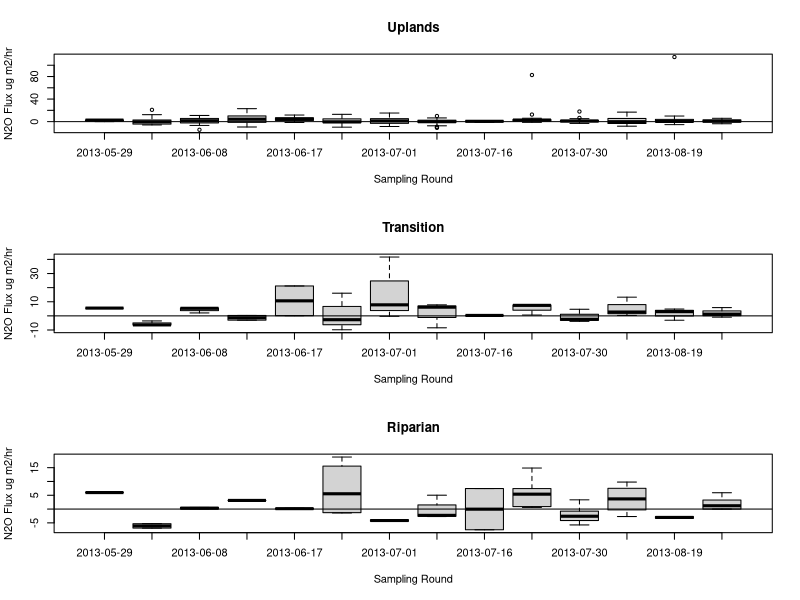
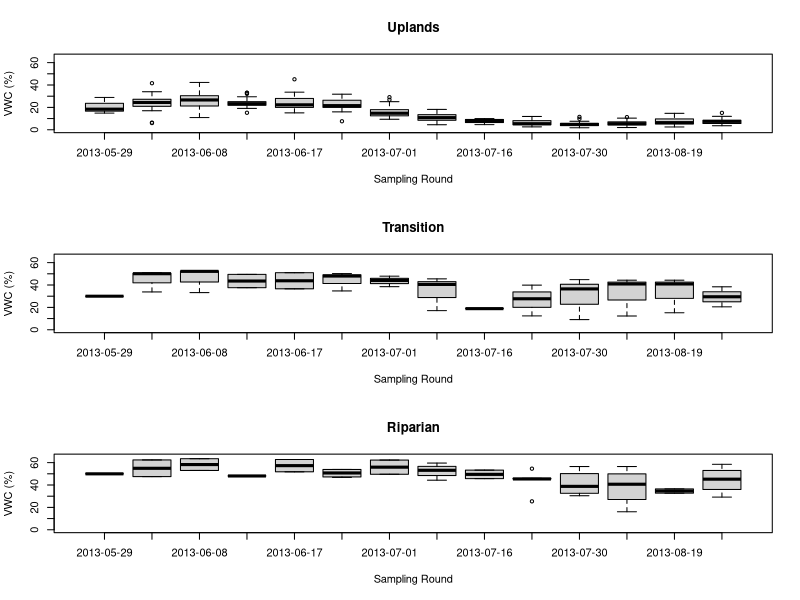

Reproduce these figures in R, in order.
#analyze and create figures for N2O paper

setwd("~/Documents/GitRepos/GasProj/")

data<- read.csv("Data/GHG_data.csv")
rounds<- read.csv("Data/SamplingRounds.csv")#, stringsAsFactors=FALSE)

#------------ Clean Data -------------------------------
data$r.date = as.character(data$date) 
data$r.date = as.Date(data$date,format = "%m/%d/%y" )
rounds$r.start = as.Date(rounds$start,format = "%m/%d/%y")
rounds$r.end = as.Date(rounds$end,format = "%m/%d/%y" )

data$N2O_fluxNug=data$N2O_fluxmg*1000*((14.007*2)/((14.007*2)+15.99))

#subset to 2013
data13 <- data[ which(data$year==2013), ]
#create a column that uses the rounds.csv to classify measurements by sampling round
for (i in 1:559){
  for(j in 1:14){
    if (data13$r.date[i]>=rounds$r.start[j] & data13$r.date[i]<=rounds$r.end[j]) 
      data13$smplrnd[i]<-rounds$Round[j]
    if(data13$r.date[i]<rounds$r.start[1])
      data13$smplrnd[i]<-0
  }}
# use subset function remove sites without trace gases
subdata <- subset(data13, code < 7)
subdata <-subset(subdata, !is.na(N2O_fluxNug))

uplands<-subset(subdata, category == 'upland')
riparian<-subset(subdata, category == 'riparian')
transition<-subset(subdata, category == 'transition')


par(mfrow=c(3,1))
boxplot(N2O_fluxNug~smplrnd,data=uplands, main="Uplands",
        xlab="Sampling Round", ylab="N2O Flux ug m2/hr", names=rounds$r.start)
  abline(h=0)
boxplot(N2O_fluxNug~smplrnd,data=transition, main="Transition",
        xlab="Sampling Round", ylab="N2O Flux ug m2/hr", names=rounds$r.start)
  abline(h=0)
boxplot(N2O_fluxNug~smplrnd,data=riparian, main="Riparian",
        xlab="Sampling Round", ylab="N2O Flux ug m2/hr", names=rounds$r.start)
  abline(h=0)
  
  
par(mfrow=c(3,1))
boxplot(VWC~smplrnd,data=uplands, main="Uplands",
          xlab="Sampling Round", ylab="VWC (%)", names=rounds$r.start, ylim=c(0,65))
boxplot(VWC~smplrnd,data=transition, main="Transition",
          xlab="Sampling Round", ylab="VWC (%)", names=rounds$r.start, ylim=c(0,65))
boxplot(VWC~smplrnd,data=riparian, main="Riparian",
          xlab="Sampling Round", ylab="VWC (%)", names=rounds$r.start, ylim=c(0,65))


